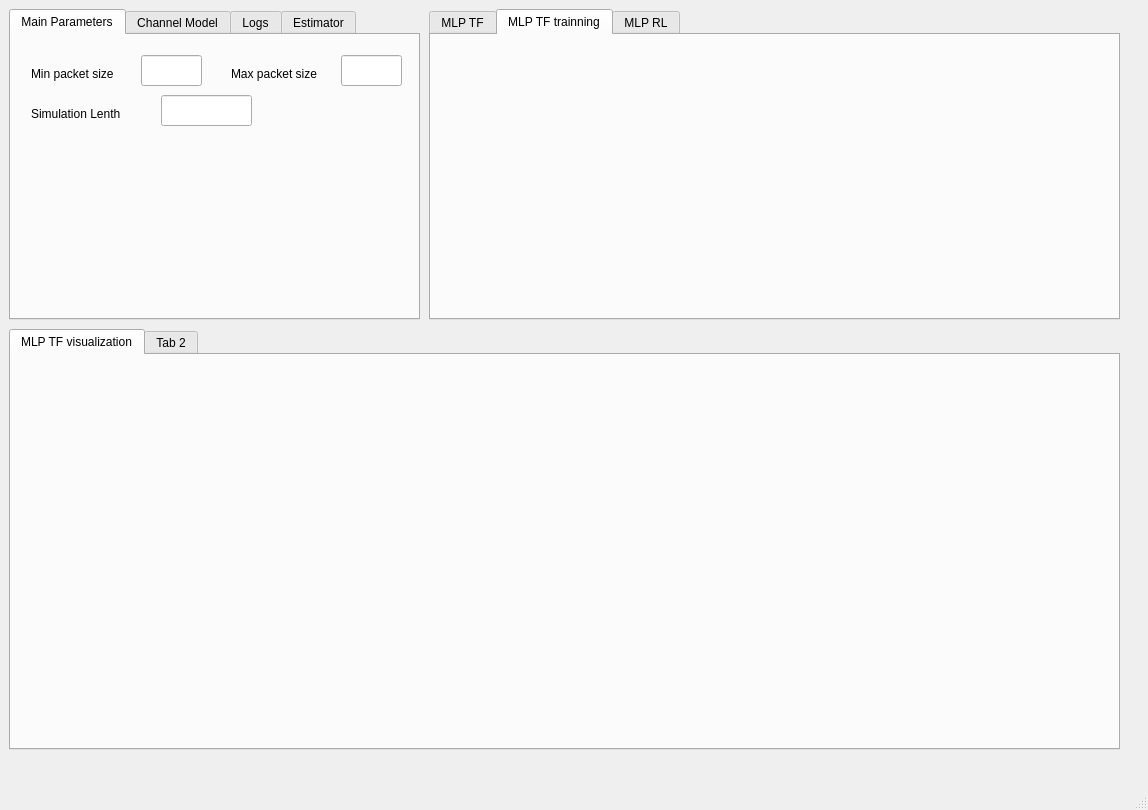
<?xml version="1.0" encoding="UTF-8"?>
<ui version="4.0">
 <class>MainWindow</class>
 <widget class="QMainWindow" name="MainWindow">
  <property name="geometry">
   <rect>
    <x>0</x>
    <y>0</y>
    <width>1148</width>
    <height>810</height>
   </rect>
  </property>
  <property name="windowTitle">
   <string>Transmition Adaptation Game</string>
  </property>
  <widget class="QWidget" name="centralwidget">
   <widget class="QWidget" name="gridLayoutWidget">
    <property name="geometry">
     <rect>
      <x>9</x>
      <y>329</y>
      <width>1111</width>
      <height>421</height>
     </rect>
    </property>
    <layout class="QGridLayout" name="gridLayout">
     <item row="0" column="0">
      <widget class="QTabWidget" name="Visualization">
       <property name="currentIndex">
        <number>0</number>
       </property>
       <widget class="QWidget" name="tab">
        <attribute name="title">
         <string>MLP TF visualization</string>
        </attribute>
       </widget>
       <widget class="QWidget" name="tab_2">
        <attribute name="title">
         <string>Tab 2</string>
        </attribute>
       </widget>
      </widget>
     </item>
    </layout>
   </widget>
   <widget class="QWidget" name="gridLayoutWidget_2">
    <property name="geometry">
     <rect>
      <x>429</x>
      <y>9</y>
      <width>691</width>
      <height>311</height>
     </rect>
    </property>
    <layout class="QGridLayout" name="gridLayout_2">
     <item row="0" column="0">
      <widget class="QTabWidget" name="Estimator_configuration">
       <property name="currentIndex">
        <number>1</number>
       </property>
       <widget class="QWidget" name="mlp_tf">
        <attribute name="title">
         <string>MLP TF</string>
        </attribute>
        <widget class="QLabel" name="label_6">
         <property name="geometry">
          <rect>
           <x>20</x>
           <y>20</y>
           <width>171</width>
           <height>17</height>
          </rect>
         </property>
         <property name="text">
          <string>Number of hidden layers</string>
         </property>
        </widget>
        <widget class="QLabel" name="label_7">
         <property name="geometry">
          <rect>
           <x>20</x>
           <y>60</y>
           <width>131</width>
           <height>17</height>
          </rect>
         </property>
         <property name="text">
          <string>Activation function</string>
         </property>
        </widget>
        <widget class="QSpinBox" name="number_of_hidden_layers">
         <property name="geometry">
          <rect>
           <x>190</x>
           <y>10</y>
           <width>60</width>
           <height>31</height>
          </rect>
         </property>
        </widget>
        <widget class="QLabel" name="label_8">
         <property name="geometry">
          <rect>
           <x>20</x>
           <y>100</y>
           <width>161</width>
           <height>17</height>
          </rect>
         </property>
         <property name="text">
          <string>Nr of perceptrons/layer</string>
         </property>
        </widget>
        <widget class="QSpinBox" name="number_of_hidden_layers_2">
         <property name="geometry">
          <rect>
           <x>190</x>
           <y>90</y>
           <width>60</width>
           <height>31</height>
          </rect>
         </property>
        </widget>
        <widget class="QLineEdit" name="activation_function">
         <property name="geometry">
          <rect>
           <x>160</x>
           <y>50</y>
           <width>91</width>
           <height>31</height>
          </rect>
         </property>
         <property name="inputMethodHints">
          <set>Qt::ImhDigitsOnly</set>
         </property>
        </widget>
       </widget>
       <widget class="QWidget" name="mlp_tf_trainning">
        <attribute name="title">
         <string>MLP TF trainning</string>
        </attribute>
       </widget>
       <widget class="QWidget" name="mlp_rl">
        <attribute name="title">
         <string>MLP RL</string>
        </attribute>
       </widget>
      </widget>
     </item>
    </layout>
   </widget>
   <widget class="QWidget" name="gridLayoutWidget_3">
    <property name="geometry">
     <rect>
      <x>9</x>
      <y>9</y>
      <width>411</width>
      <height>311</height>
     </rect>
    </property>
    <layout class="QGridLayout" name="gridLayout_3">
     <item row="0" column="0">
      <widget class="QTabWidget" name="general_settings">
       <property name="currentIndex">
        <number>0</number>
       </property>
       <widget class="QWidget" name="simulation_parameters">
        <attribute name="title">
         <string>Main Parameters</string>
        </attribute>
        <widget class="QLineEdit" name="max_packet_size">
         <property name="geometry">
          <rect>
           <x>330</x>
           <y>20</y>
           <width>61</width>
           <height>31</height>
          </rect>
         </property>
        </widget>
        <widget class="QLabel" name="label">
         <property name="geometry">
          <rect>
           <x>220</x>
           <y>30</y>
           <width>111</width>
           <height>17</height>
          </rect>
         </property>
         <property name="text">
          <string>Max packet size</string>
         </property>
        </widget>
        <widget class="QLineEdit" name="min_packet_size">
         <property name="geometry">
          <rect>
           <x>130</x>
           <y>20</y>
           <width>61</width>
           <height>31</height>
          </rect>
         </property>
         <property name="inputMethodHints">
          <set>Qt::ImhDigitsOnly</set>
         </property>
        </widget>
        <widget class="QLabel" name="label_2">
         <property name="geometry">
          <rect>
           <x>20</x>
           <y>30</y>
           <width>111</width>
           <height>17</height>
          </rect>
         </property>
         <property name="text">
          <string>Min packet size</string>
         </property>
        </widget>
        <widget class="QLineEdit" name="simulation_lenth">
         <property name="geometry">
          <rect>
           <x>150</x>
           <y>60</y>
           <width>91</width>
           <height>31</height>
          </rect>
         </property>
         <property name="inputMethodHints">
          <set>Qt::ImhDigitsOnly</set>
         </property>
        </widget>
        <widget class="QLabel" name="label_3">
         <property name="geometry">
          <rect>
           <x>20</x>
           <y>70</y>
           <width>121</width>
           <height>17</height>
          </rect>
         </property>
         <property name="text">
          <string>Simulation Lenth</string>
         </property>
        </widget>
       </widget>
       <widget class="QWidget" name="channel_model">
        <attribute name="title">
         <string>Channel Model</string>
        </attribute>
        <widget class="QPushButton" name="pushButton">
         <property name="geometry">
          <rect>
           <x>20</x>
           <y>20</y>
           <width>161</width>
           <height>27</height>
          </rect>
         </property>
         <property name="text">
          <string>Show channel model</string>
         </property>
        </widget>
        <widget class="QPushButton" name="pushButton_2">
         <property name="geometry">
          <rect>
           <x>20</x>
           <y>60</y>
           <width>161</width>
           <height>27</height>
          </rect>
         </property>
         <property name="text">
          <string>Generate noise</string>
         </property>
        </widget>
        <widget class="QGraphicsView" name="graphicsView">
         <property name="geometry">
          <rect>
           <x>20</x>
           <y>100</y>
           <width>361</width>
           <height>161</height>
          </rect>
         </property>
        </widget>
        <widget class="QLineEdit" name="min_packet_size_2">
         <property name="geometry">
          <rect>
           <x>330</x>
           <y>20</y>
           <width>51</width>
           <height>31</height>
          </rect>
         </property>
         <property name="inputMethodHints">
          <set>Qt::ImhDigitsOnly</set>
         </property>
        </widget>
        <widget class="QLabel" name="label_5">
         <property name="geometry">
          <rect>
           <x>210</x>
           <y>30</y>
           <width>111</width>
           <height>17</height>
          </rect>
         </property>
         <property name="text">
          <string>Set fixed quality</string>
         </property>
        </widget>
       </widget>
       <widget class="QWidget" name="log_control">
        <attribute name="title">
         <string>Logs</string>
        </attribute>
        <widget class="QCheckBox" name="checkBox">
         <property name="geometry">
          <rect>
           <x>30</x>
           <y>20</y>
           <width>111</width>
           <height>22</height>
          </rect>
         </property>
         <property name="text">
          <string>sender logs</string>
         </property>
        </widget>
        <widget class="QCheckBox" name="checkBox_2">
         <property name="geometry">
          <rect>
           <x>30</x>
           <y>50</y>
           <width>111</width>
           <height>22</height>
          </rect>
         </property>
         <property name="text">
          <string>receiver logs</string>
         </property>
        </widget>
        <widget class="QCheckBox" name="checkBox_3">
         <property name="geometry">
          <rect>
           <x>30</x>
           <y>80</y>
           <width>111</width>
           <height>22</height>
          </rect>
         </property>
         <property name="text">
          <string>channel logs</string>
         </property>
        </widget>
        <widget class="QCheckBox" name="checkBox_4">
         <property name="geometry">
          <rect>
           <x>30</x>
           <y>110</y>
           <width>121</width>
           <height>22</height>
          </rect>
         </property>
         <property name="text">
          <string>trainning logs</string>
         </property>
        </widget>
       </widget>
       <widget class="QWidget" name="size_estimator">
        <attribute name="title">
         <string>Estimator</string>
        </attribute>
        <widget class="QRadioButton" name="radioButton">
         <property name="geometry">
          <rect>
           <x>30</x>
           <y>40</y>
           <width>116</width>
           <height>22</height>
          </rect>
         </property>
         <property name="text">
          <string>Fixed size</string>
         </property>
        </widget>
        <widget class="QRadioButton" name="radioButton_2">
         <property name="geometry">
          <rect>
           <x>30</x>
           <y>70</y>
           <width>211</width>
           <height>22</height>
          </rect>
         </property>
         <property name="text">
          <string>Neural Network - Keras</string>
         </property>
        </widget>
        <widget class="QRadioButton" name="radioButton_3">
         <property name="geometry">
          <rect>
           <x>30</x>
           <y>100</y>
           <width>231</width>
           <height>22</height>
          </rect>
         </property>
         <property name="text">
          <string>Neural Network - Tensor Flow</string>
         </property>
        </widget>
        <widget class="QLabel" name="label_4">
         <property name="geometry">
          <rect>
           <x>30</x>
           <y>10</y>
           <width>121</width>
           <height>17</height>
          </rect>
         </property>
         <property name="font">
          <font>
           <weight>75</weight>
           <bold>true</bold>
          </font>
         </property>
         <property name="text">
          <string>Estimator in Use</string>
         </property>
        </widget>
       </widget>
      </widget>
     </item>
    </layout>
   </widget>
  </widget>
  <widget class="QMenuBar" name="menubar">
   <property name="geometry">
    <rect>
     <x>0</x>
     <y>0</y>
     <width>1148</width>
     <height>25</height>
    </rect>
   </property>
  </widget>
  <widget class="QStatusBar" name="statusbar"/>
 </widget>
 <resources/>
 <connections/>
</ui>
